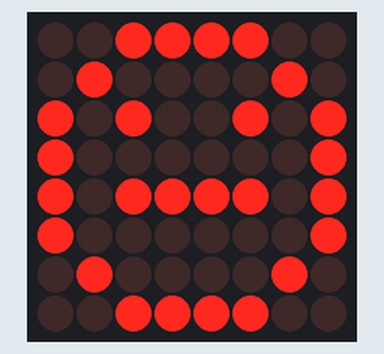
Bench run of a sketch on a simulated Arduino Nano, built with avr-gcc and run on an emulated ATmega328P. Parts: 8×8 LED matrix. Wiring (inferred from the names in the program): MAX7219 LED driver (orientation assumed): data pin 10; clock pin 12; CS pin 11.

Above: at 0.1 s.
At 1.1 s:
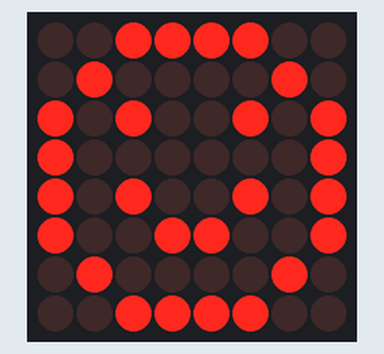
At 2.1 s:
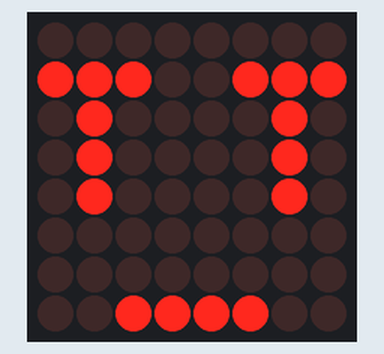

Measured:
- what the display in image 1 shows lasts 1.0 s, from 1.0 s to 2.0 s

The sketch:

max7219.ino
```cpp
// (licence header left out)
#include "MaxMatrix.h"
#include "mouths.h"
#include "gestures.h"

#define PIN_DIN    10   //max 7219
#define PIN_CS     11
#define PIN_CLK    12
MaxMatrix ledmatrix = MaxMatrix(PIN_DIN, PIN_CS, PIN_CLK, 1); //PIN  10=DIN, PIN 11=CS, PIN 12=CLK

void setup() {
  Serial.begin(9600);
  // set up Matrix display
  ledmatrix.init();
  ledmatrix.setIntensity(1);
  ledmatrix.writeFull(neutral);//display
  delay(1000);
  ledmatrix.writeFull(smile);
  delay(1000);
}

void loop() {
  ledmatrix.writeFull(Tears); //display
  delay(500);
  //ledmatrix.clearMatrix();
  //delay(500);              //Clear screen
}
```

MaxMatrix.cpp
```cpp
// (licence header left out)
#include "Arduino.h"
#include "MaxMatrix.h"
#include "mouths.h"

MaxMatrix::MaxMatrix(byte _data, byte _load, byte _clock, byte _num)
{
  data = _data;
  load = _load;
  clock = _clock;
  num = _num;
  for (int i = 0; i < 80; i++)
    buffer[i] = 0;
}

void MaxMatrix::init()
{
  pinMode(data,  OUTPUT);
  pinMode(clock, OUTPUT);
  pinMode(load,  OUTPUT);
  digitalWrite(clock, HIGH);

  setCommand(max7219_reg_scanLimit, 0x07);
  setCommand(max7219_reg_decodeMode, 0x00);  // using an led matrix (not digits)
  setCommand(max7219_reg_shutdown, 0x01);    // not in shutdown mode
  setCommand(max7219_reg_displayTest, 0x00); // no display test

  // empty registers, turn all LEDs off
  clearMatrix();

  setIntensity(0x0f);    // the first 0x0f is the value you can set
}

void MaxMatrix::setIntensity(byte intensity)
{
  setCommand(max7219_reg_intensity, intensity);
}

void MaxMatrix::clearMatrix()
{
  for (int i = 0; i < 8; i++)
    setColumnAll(i, 0);

  for (int i = 0; i < 80; i++)
    buffer[i] = 0;
}

void MaxMatrix::setCommand(byte command, byte value)
{
  digitalWrite(load, LOW);
  for (int i = 0; i < num; i++)
  {
    shiftOut(data, clock, MSBFIRST, command);
    shiftOut(data, clock, MSBFIRST, value);
  }
  digitalWrite(load, LOW);
  digitalWrite(load, HIGH);
}


void MaxMatrix::setColumn(byte col, byte value)
{
  int n = col / 8;
  int c = col % 8;
  digitalWrite(load, LOW);
  for (int i = 0; i < num; i++)
  {
    if (i == n)
    {
      shiftOut(data, clock, MSBFIRST, c + 1);
      shiftOut(data, clock, MSBFIRST, value);
    }
    else
    {
      shiftOut(data, clock, MSBFIRST, 0);
      shiftOut(data, clock, MSBFIRST, 0);
    }
  }
  digitalWrite(load, LOW);
  digitalWrite(load, HIGH);

  buffer[col] = value;
}

void MaxMatrix::setColumnAll(byte col, byte value)
{
  digitalWrite(load, LOW);
  for (int i = 0; i < num; i++)
  {
    shiftOut(data, clock, MSBFIRST, col + 1);
    shiftOut(data, clock, MSBFIRST, value);
    buffer[col * i] = value;
  }
  digitalWrite(load, LOW);
  digitalWrite(load, HIGH);
}

void MaxMatrix::setDot(byte col, byte row, byte value)
{
  bitWrite(buffer[col], row, value);

  int n = col / 8;
  int c = col % 8;
  digitalWrite(load, LOW);
  for (int i = 0; i < num; i++)
  {
    if (i == n)
    {
      shiftOut(data, clock, MSBFIRST, c + 1);
      shiftOut(data, clock, MSBFIRST, buffer[col]);
    }
    else
    {
      shiftOut(data, clock, MSBFIRST, 0);
      shiftOut(data, clock, MSBFIRST, 0);
    }
  }
  digitalWrite(load, LOW);
  digitalWrite(load, HIGH);
}

/* void MaxMatrix::writeSprite(int x, int y, const byte* sprite)
  {
	int w = sprite[0];
	int h = sprite[1];

	if (h == 8 && y == 0)
		for (int i=0; i<w; i++)
		{
			int c = x + i;
			if (c>=0 && c<80)
				setColumn(c, sprite[i+2]);
		}
	else
		for (int i=0; i<w; i++)
			for (int j=0; j<h; j++)
			{
				int c = x + i;
				int r = y + j;
				if (c>=0 && c<80 && r>=0 && r<8)
					setDot(c, r, bitRead(sprite[i+2], j));
			}
  }

  void MaxMatrix::reload()
  {
	for (int i=0; i<8; i++)
	{
		int col = i;
		digitalWrite(load, LOW);
		for (int j=0; j<num; j++)
		{
			shiftOut(data, clock, MSBFIRST, i + 1);
			shiftOut(data, clock, MSBFIRST, buffer[col]);
			col += 8;
		}
		digitalWrite(load, LOW);
		digitalWrite(load, HIGH);
	}
  }

  void MaxMatrix::shiftLeft(bool rotate, bool fill_zero)
  {
	byte old = buffer[0];
	int i;
	for (i=0; i<80; i++)
		buffer[i] = buffer[i+1];
	if (rotate) buffer[num*8-1] = old;
	else if (fill_zero) buffer[num*8-1] = 0;

	reload();
  }

  void MaxMatrix::shiftRight(bool rotate, bool fill_zero)
  {
	int last = num*8-1;
	byte old = buffer[last];
	int i;
	for (i=79; i>0; i--)
		buffer[i] = buffer[i-1];
	if (rotate) buffer[0] = old;
	else if (fill_zero) buffer[0] = 0;

	reload();
  }

  void MaxMatrix::shiftUp(bool rotate)
  {
	for (int i=0; i<num*8; i++)
	{
		bool b = buffer[i] & 1;
		buffer[i] >>= 1;
		if (rotate) bitWrite(buffer[i], 7, b);
	}
	reload();
  }

  void MaxMatrix::shiftDown(bool rotate)
  {
	for (int i=0; i<num*8; i++)
	{
		bool b = buffer[i] & 128;
		buffer[i] <<= 1;
		if (rotate) bitWrite(buffer[i], 0, b);
	}
	reload();
  }
*/
// rutina para Zowi, para meter sus caritas en la matriz de 8
/*void MaxMatrix::putAnimationMouth(unsigned long int aniMouth, int index) {

  ledmatrix.writeFull(getAnimShape(aniMouth, index));
  }


  void MaxMatrix::putMouth(unsigned long int mouth, bool predefined) {
  if (predefined) {
    MaxMatrix::writeFull(getMouthShape(mouth));
  }
  else {
    MaxMatrix::writeFull(mouth);
  }
  }
*/
void MaxMatrix::writeFull(unsigned long long value) {
  for (int r = 0; r <= 7; r++) {
    for (int c = 0; c <= 7; c++) {
      setDot( 7 - c, 7 - r, (1L & (value >> r * 8 + c)));
    }
  }
}
```

MaxMatrix.h
```cpp
// (licence header left out)
#ifndef _MaxMatrix_H_
#define _MaxMatrix_H_

#include "Arduino.h"

#define max7219_reg_noop        0x00
#define max7219_reg_digit0      0x01
#define max7219_reg_digit1      0x02
#define max7219_reg_digit2      0x03
#define max7219_reg_digit3      0x04
#define max7219_reg_digit4      0x05
#define max7219_reg_digit5      0x06
#define max7219_reg_digit6      0x07
#define max7219_reg_digit7      0x08
#define max7219_reg_decodeMode  0x09
#define max7219_reg_intensity   0x0a
#define max7219_reg_scanLimit   0x0b
#define max7219_reg_shutdown    0x0c
#define max7219_reg_displayTest 0x0f

class MaxMatrix
{
  private:
    byte data;
    byte load;
    byte clock;
    byte num;
    byte buffer[80];

    void reload();

  public:
    MaxMatrix(byte data, byte load, byte clock, byte num);

    void init();
    void clearMatrix();
    void setCommand(byte command, byte value);
    void setIntensity(byte intensity);
    void setColumn(byte col, byte value);
    void setColumnAll(byte col, byte value);
    void setDot(byte col, byte row, byte value);
    //void writeSprite(int x, int y, const byte* sprite);

    //void shiftLeft(bool rotate = false, bool fill_zero = true);
    //void shiftRight(bool rotate = false, bool fill_zero = true);
    //void shiftUp(bool rotate = false);
    //void shiftDown(bool rotate = false);
    void putMouth(unsigned long int mouth, bool predefined);
    void putAnimationMouth(unsigned long int aniMouth, int index);
    void writeFull(unsigned long long value);
};

#endif
```

gestures.h
```cpp
#ifndef gestures_h
#define gestures_h

//***********************************************************************************
//*********************************GESTURE DEFINES***********************************
//***********************************************************************************

#define OttoHappy 		0
#define OttoSuperHappy 	1
#define OttoSad 		2
#define OttoSleeping 	3
#define OttoFart 		4
#define OttoConfused 	5
#define OttoAngry 		7
#define OttoFretful 	8
#define OttoMagic 		9
#define OttoWave 		10
#define OttoVictory 	11
#define OttoFail 		12

//*** MOUTH ANIMATIONS***
#define littleUuh		0
#define dreamMouth		1
#define adivinawi		2
#define wave 			3
#define otto 			4


// unsigned long int littleUuh_code[]={
//    0b00000000000000001100001100000000,
//    0b00000000000000000110000110000000,
//    0b00000000000000000011000011000000,
//    0b00000000000000000110000110000000,
//    0b00000000000000001100001100000000,
//    0b00000000000000011000011000000000,
//    0b00000000000000110000110000000000,
//    0b00000000000000011000011000000000
// };

// unsigned long int dreamMouth_code[]={
//    0b00000000000000000000110000110000,
//    0b00000000000000010000101000010000,
//    0b00000000011000100100100100011000,
//    0b00000000000000010000101000010000
// };

// unsigned long int adivinawi_code[]={
//    0b00100001000000000000000000100001,
//    0b00010010100001000000100001010010,
//    0b00001100010010100001010010001100,
//    0b00000000001100010010001100000000,
//    0b00000000000000001100000000000000,
//    0b00000000000000000000000000000000
// };

// unsigned long int  wave_code[]={
//    0b00001100010010100001000000000000,
//    0b00000110001001010000100000000000,
//    0b00000011000100001000010000100000,
//    0b00000001000010000100001000110000,
//    0b00000000000001000010100100011000,
//    0b00000000000000100001010010001100,
//    0b00000000100000010000001001000110,
//    0b00100000010000001000000100000011,
//    0b00110000001000000100000010000001,
//    0b00011000100100000010000001000000
// };


#endif
```

mouths.h
```cpp
#ifndef mouths_h
#define mouths_h


//***********************************************************************************
//*********************************MOUTHS DEFINES************************************
//***********************************************************************************

#define zero_code                  0x3C4242424242423C
#define one_code                   0x081828080808083E
#define two_code                   0x384444040438407E
#define three_code                 0x384448100C044438
#define four_code                  0x0818284888FF0808
#define five_code                  0x0740407804444438
#define six_code                   0x3844404078444438
#define seven_code                 0x7E02040810101010
#define eight_code                 0x3C42423C4242423C
#define nine_code                  0x003844443C044438

#define A               0x183C66667E7E6666
#define B               0x0038242438242438
#define C               0x7E7E606060607E7E
#define D               0x787C666666667C78
#define E               0x7C7C607C7C607C7C
#define F1              0xFEFEC0FCFCC0C0C0
#define M       		    0xE7FFFFDBDBDBC3C3
#define U               0x6666666666667E7E
#define O               0x7E7E66666667E7E
#define S               0x7E7C607C3E063E7E
#define I               0x3C3C181818183C3C
#define V               0x0066666666663C18
#define N               0xC3E3F3DBCFC7C3C1
#define Z               0xFFFF060C18307FFF


#define Love                   0x66FFFFFFFF7E3C18
#define Happy 		             0x0042A50000423C00
#define Uncomfortable   		   0x004224244200003C
#define Tears                  0x00E742424200003C
#define neutral                0x3C42A581BD81423C
#define smile                  0x3C42A581A599423C
#define Square_head            0xFF81A5818199A5FF
#define worship                0x42A5420000241800
#define Money_eye              0x00A542E742002418

#define windmil                0xDFDFD8FFFF1BFBFB


#endif
```
